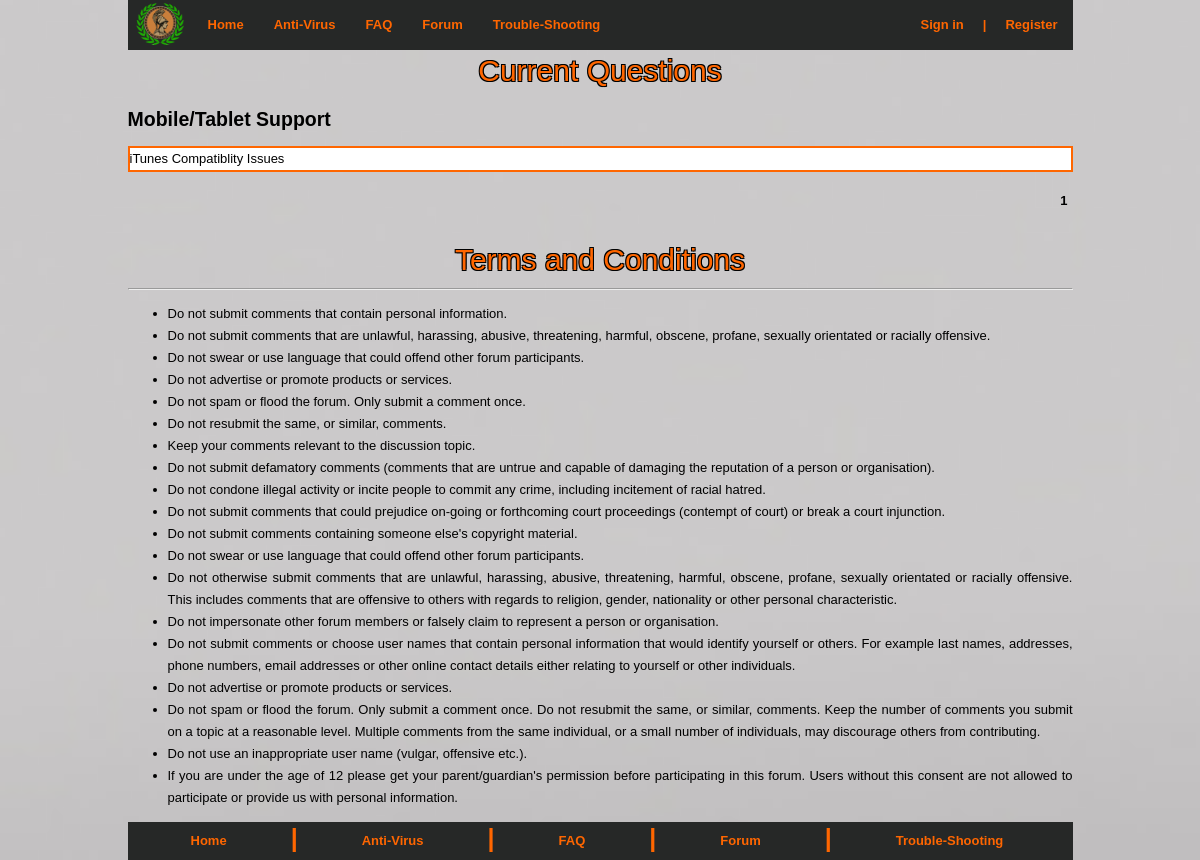
Page /currentQuestions.php?cv=4&id=1 on the committed database.
### tables this page shows
CREATE TABLE `categories` (
  `categoryID` int(11) NOT NULL AUTO_INCREMENT,
  `title` text,
  PRIMARY KEY (`categoryID`)
);

CREATE TABLE `questiondetails` (
  `questionID` int(11) NOT NULL AUTO_INCREMENT,
  `questionText` text NOT NULL,
  `userID` int(11) NOT NULL,
  `questionTitle` text NOT NULL,
  `questionDate` date NOT NULL,
  `questionStatus` text NOT NULL,
  `categoryID` int(11) NOT NULL,
  `score` int(11) DEFAULT '0',
  PRIMARY KEY (`questionID`),
  KEY `userInformation` (`userID`),
  KEY `categoryID` (`categoryID`),
  CONSTRAINT `questiondetails_ibfk_1` FOREIGN KEY (`categoryID`) REFERENCES `categories` (`categoryID`),
  CONSTRAINT `userInformation` FOREIGN KEY (`userID`) REFERENCES `userdetails` (`userID`) ON DELETE CASCADE ON UPDATE CASCADE
);

### currentQuestions.php (the view, shortened to what this page needs)
<!DOCTYPE html>
<html lang="en">
<head>
<link rel="stylesheet" type="text/css" href="CSS/mystyle.css"/>
</head>
<body>
<?php
		$loggedIn = "false";
		$categoryID = $_GET['cv'];
?>
	<div id = "nav">
		<nav>
			<ul>
			<div id = "navlogofloat">
				<a href="index.php"><img src="Images/athenalogo.png" alt="Athena Security" title="Athena Security" height="50" width="65"></a>
			</div>
				<li><a href="index.php">Home</a></li>
				<li><a href="anti-virus.php">Anti-Virus</a></li>
				<li><a href="FAQ.php">FAQ</a></li>
				<li><a href="forumMenu.php">Forum</a></li>
				<li><a href="Trouble-shooting.php">Trouble-Shooting</a></li>
				<div id = "nav2">
					<nav>
						<ul>
							<?php
						if($loggedIn == "false")
						{
							echo "<li><b></li></b>";
						}
							?>
						</ul>
					</nav>
				</div>
				<div id = "nav3">
					<nav>
						<ul>
						<?php
							if ($loggedIn == "false")
							{
							echo"<li><a href='registryTest.php'>Register</a></li>";
							echo "<li><b>|</b></li>";
							echo "<li><a href=loginTest.php>Sign in</a></li>";
							}
							?>
						</ul>
					</nav>
				</div>
			</ul>
		</nav>
	</div>
		<div id = "heading">
		Current Questions
		</div>
	<?php
		$questionCategory = "SELECT title from categories WHERE categoryID = '$categoryID'";
		$result = mysql_query($questionCategory);
		$row = mysql_fetch_row($result);
		$categoryName = $row[0];
		echo "<h2>$categoryName</h2>";
				$start=0;
				$limit=2;
		if(isset($_GET['id']))
			{
				$id=$_GET['id'];
				$start=($id-1)*$limit;
			}
$query=mysql_query("SELECT questionID, questionTitle FROM questionDetails WHERE categoryID = '$categoryID' ORDER BY questionID DESC LIMIT $start, $limit");
	while($query2=mysql_fetch_array($query))
		{
			$questionTitle = $query2['questionTitle'];
			$questionID = $query2['questionID'];
			echo "<p id=questionTitle2><a href='questionResponse.php?qid=$questionID&id=1'>$questionTitle</a></p>";
		}
$newTotal = 0;
$newQuery = "SELECT questionID, questionTitle FROM questionDetails WHERE categoryID = '$categoryID' ORDER BY questionID";
$responseList = mysql_query($newQuery);
while ($response = mysql_fetch_array($responseList))
				{
						$newTotal = $newTotal + 1;
				}
$total=ceil($newTotal/$limit);
echo "<ul class='page'>";
		for($i=1;$i<=$total;$i++)
		{
			if($i==$id) { echo "<li class='current'>".$i."</li>"; }
			else { echo "<li><a href='?cv=".$categoryID."&id=".$i."'>".$i."</a></li>"; }
		}
echo "</ul>";
echo "<br><br>";
	?>
	<div id = "heading4">
		Terms and Conditions
		</div>
		<hr>
		<ul>
		<li>Do not submit comments that contain personal information.</li>
		<li>Do not submit comments that are unlawful, harassing, abusive, threatening, harmful, obscene, profane, sexually orientated or racially offensive.</li>
		<li>Do not swear or use language that could offend other forum participants.</li>
		<li>Do not advertise or promote products or services.</li>
		<li>Do not spam or flood the forum. Only submit a comment once.</li>
		<li>Do not resubmit the same, or similar, comments.</li>
		<li>Keep your comments relevant to the discussion topic.</li>
		<li>Do not submit defamatory comments (comments that are untrue and capable of damaging the reputation of a person or organisation).</li>
		<li>Do not condone illegal activity or incite people to commit any crime, including incitement of racial hatred.</li>
		<li>Do not submit comments that could prejudice on-going or forthcoming court proceedings (contempt of court) or break a court injunction.</li>
		<li>Do not submit comments containing someone else's copyright material.</li>
		<li>Do not swear or use language that could offend other forum participants.</li>
		<li>Do not otherwise submit comments that are unlawful, harassing, abusive, threatening, harmful, obscene, profane, sexually orientated or racially offensive. This includes comments that are offensive to others with regards to religion, gender, nationality or other personal characteristic.</li>
		<li>Do not impersonate other forum members or falsely claim to represent a person or organisation.</li>
		<li>Do not submit comments or choose user names that contain personal information that would identify yourself or others. For example last names, addresses, phone numbers, email addresses or other online contact details either relating to yourself or other individuals.</li>
		<li>Do not advertise or promote products or services. </li>
		<li>Do not spam or flood the forum. Only submit a comment once. Do not resubmit the same, or similar, comments. Keep the number of comments you submit on a topic at a reasonable level. Multiple comments from the same individual, or a small number of individuals, may discourage others from contributing. </li>
		<li>Do not use an inappropriate user name (vulgar, offensive etc.).</li>
		<li>If you are under the age of 12 please get your parent/guardian's permission before participating in this forum. Users without this consent are not allowed to participate or provide us with personal information.</li>
		</ul>
	<div id="footer">
			<ul>
				<li><a href="index.php">Home</a></li>
				<li><b>|</b></li>
				<li><a href="anti-virus.php">Anti-Virus</a></li>
				<li><b>|</b></li>
				<li><a href="FAQ.php">FAQ</a></li>
				<li><b>|</b></li>
				<li><a href="forumMenu.php">Forum</a></li>
				<li><b>|</b></li>
				<li><a href="Trouble-shooting.php">Trouble-Shooting</a></li>
			</ul>
	</div>
</body>
</html>

### CSS/mystyle.css (style rules this page uses)
footer, nav { display:block; }
body { height:100%; padding:0px; margin:0 auto; width:945px; font:13px/22px Helveltica, Arial, "sans-serif"; position:relative; top:0; text-align:justify; background-image: url("../Images/background.jpg"); -webkit-background-size: cover; -moz-background-size: cover; -o-background-size: cover; background-size: cover; vertical-align: middle; }
p { width:941px; }
#navlogofloat { float:left; }
#nav { height:50px; width:945px; float:left; padding:0; background-color:#262827; }
#nav ul { list-style:none; width:945px; margin:0 auto; padding:0; }
#nav li { float:left; }
#nav li a { display:block; padding:14px 15px; text-decoration:none; font-weight:bold; color:#FF6600; }
#nav2 ul { list-style:none; width:100%; }
#nav2 li b { display:block; padding:14px 5px; text-decoration:none; font-weight:bold; color:#FF6600; padding-left:90px; }
#nav3 li { float:right; }
#nav3 ul { list-style:none; width:100%; }
#nav3 li a { display:block; padding:14px 15px; text-decoration:none; font-weight:bold; color:#FF6600; }
#nav3 li b { display:block; padding:14px 4px; text-decoration:none; font-weight:bold; color:#FF6600; }
#heading { text-align: center; font-size: 30px; font-weight: 5px; margin:0px; padding-bottom:10px; padding-top:60px; color: #FF6600; text-shadow: -1px -1px 0 #000, 1px -1px 0 #000, -1px 1px 0 #000, 1px 1px 0 #000; }
#heading4 { text-align: center; font-size: 30px; font-weight: 5px; margin:0px; padding-top:20px; padding-bottom:10px; color: #FF6600; text-shadow: -1px -1px 0 #000, 1px -1px 0 #000, -1px 1px 0 #000, 1px 1px 0 #000; }
a:link, a:visited { color: inherit; text-decoration: none; }
#questionTitle2 { border-style: solid; border-width: 2px; border-color: #FF6600; background-color: white; }
.page { float: right; margin: 0; padding: 0; }
.page li { list-style: none; display:inline-block; }
.page li a, .current { display: block; padding: 5px; text-decoration: none; color: #8A8A8A; }
.current { font-weight:bold; color: #000; }
#footer { width:945px; float:left; margin:0 0 0em 0; padding:0; background-color:#262827; position:relative; bottom:0; }
#footer ul { list-style:none; width:945px; margin:0 auto; padding:0; }
#footer li { float:left; }
#footer li a { display:block; padding:8px 63px; text-decoration:none; font-weight:bold; color:#FF6600; }
#footer li b { display:block; padding:8px 1px; padding-top:5px; font-weight:bold; color:#FF6600; font-size:25px; }

### rows in the picture
categories: title "Mobile/Tablet Support"
questiondetails: questionTitle "iTunes Compatiblity Issues"
